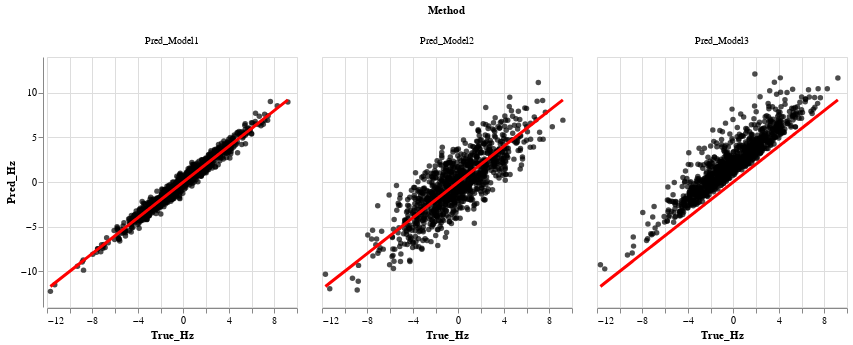

This figure's notebook cell:
### Code cell
em.plot_TvP(engine='alt')

### Figure 1 — Vega-Lite specification as saved in the notebook (floating-point values rounded to 4 significant figures; data arrays with more than 128 entries replaced by an {"elided": "..."} marker saying what was removed)
{"config": {"view": {"continuousWidth": 400, "continuousHeight": 300}}, "data": {"name": "data-55847409a4f9d97cbe89c010f416a5de"}, "facet": {"column": {"field": "Method", "type": "nominal"}}, "spec": {"layer": [{"mark": {"type": "circle", "color": "black"}, "encoding": {"x": {"field": "True_Hz", "type": "quantitative"}, "y": {"field": "Pred", "type": "quantitative"}}}, {"mark": {"type": "line", "color": "red", "size": 3}, "encoding": {"x": {"field": "True_Hz", "type": "quantitative"}, "y": {"field": "True_Hz", "title": "Pred_Hz", "type": "quantitative"}}}], "height": 250, "width": 250}, "$schema": "https://vega.github.io/schema/vega-lite/v4.17.0.json", "datasets": {"data-55847409a4f9d97cbe89c010f416a5de": {"elided": "3000 records"}}}
